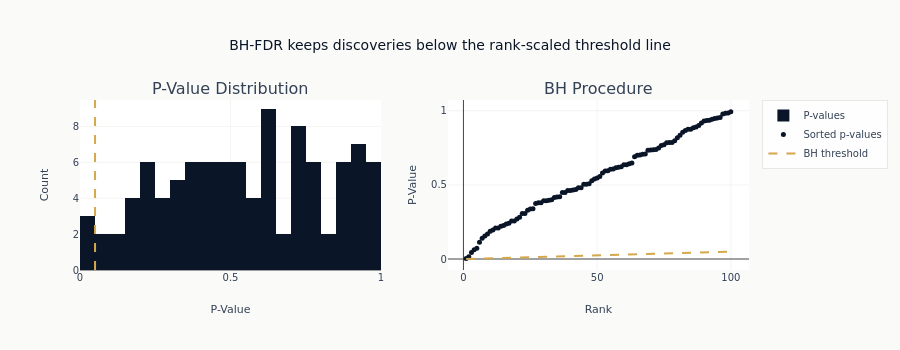

Source (notebook cell):
### Code cell
# Visualize BH procedure
fig = make_subplots(rows=1, cols=2, subplot_titles=["P-Value Distribution", "BH Procedure"])

# P-value histogram (should be uniform under null)
fig.add_trace(
    go.Histogram(
        x=p_values,
        nbinsx=20,
        name="P-values",
        marker_color=COLORS["blue"],
    ),
    row=1,
    col=1,
)

fig.add_vline(x=0.05, line_dash="dash", line_color=COLORS["amber"], row=1, col=1)

# BH procedure visualization
sorted_idx = np.argsort(p_values)
sorted_p = p_values[sorted_idx]
ranks = np.arange(1, n_factors + 1)
bh_threshold = (ranks / n_factors) * 0.05

fig.add_trace(
    go.Scatter(
        x=ranks,
        y=sorted_p,
        mode="markers",
        name="Sorted p-values",
        marker=dict(size=5, color=COLORS["blue"]),
    ),
    row=1,
    col=2,
)

fig.add_trace(
    go.Scatter(
        x=ranks,
        y=bh_threshold,
        mode="lines",
        name="BH threshold",
        line=dict(dash="dash", color=COLORS["amber"]),
    ),
    row=1,
    col=2,
)

fig.update_layout(
    height=350,
    title_text="BH-FDR keeps discoveries below the rank-scaled threshold line",
)
fig.update_xaxes(title_text="P-Value", row=1, col=1)
fig.update_yaxes(title_text="Count", row=1, col=1)
fig.update_xaxes(title_text="Rank", row=1, col=2)
fig.update_yaxes(title_text="P-Value", row=1, col=2)

fig.show()

### Figure 1 — Plotly figure (JSON) as saved in the notebook; plotly's stock layout.template omitted (floating-point values rounded to 4 significant figures)
{"data": [{"marker": {"color": "#0a1628"}, "name": "P-values", "nbinsx": 20, "type": "histogram", "x": [0.3787, 0.6218, 0.3061, 0.4624, 0.3928, 0.9312, 0.6896, 0.9169, 0.9345, 0.281, 0.5464, 0.5562, 0.6999, 0.4001, 0.5038, 0.994, 0.2555, 0.3747, 0.004189, 0.01579, 0.9542, 0.4491, 0.7019, 0.5796, 0.5047, 0.7494, 0.3799, 0.8907, 0.735, 0.7335, 0.4207, 0.236, 0.593, 0.9433, 0.867, 0.418, 0.2095, 0.1866, 0.786, 0.9473, 0.606, 0.7067, 0.3934, 0.07181, 0.7974, 0.9, 0.643, 0.9514, 0.7708, 0.1137, 0.3966, 0.635, 0.8548, 0.9831, 0.4143, 0.2265, 0.7853, 0.4801, 0.1398, 0.7074, 0.1688, 0.8171, 0.8342, 0.9855, 0.8757, 0.0623, 0.3387, 0.4491, 0.04456, 0.7651, 0.7377, 0.6159, 0.6354, 0.4695, 0.3292, 0.886, 0.7844, 0.5389, 0.4651, 0.4623, 0.6472, 0.9785, 0.1549, 0.2207, 0.2416, 0.1957, 0.619, 0.2566, 0.508, 0.3377, 0.4799, 0.5275, 0.7367, 0.2093, 0.2695, 0.9367, 0.6063, 0.8754, 0.3072, 0.5956], "xaxis": "x", "yaxis": "y"}, {"marker": {"color": "#0a1628", "size": 5}, "mode": "markers", "name": "Sorted p-values", "type": "scatter", "x": [1, 2, 3, 4, 5, 6, 7, 8, 9, 10, 11, 12, 13, 14, 15, 16, 17, 18, 19, 20, 21, 22, 23, 24, 25, 26, 27, 28, 29, 30, 31, 32, 33, 34, 35, 36, 37, 38, 39, 40, 41, 42, 43, 44, 45, 46, 47, 48, 49, 50, 51, 52, 53, 54, 55, 56, 57, 58, 59, 60, 61, 62, 63, 64, 65, 66, 67, 68, 69, 70, 71, 72, 73, 74, 75, 76, 77, 78, 79, 80, 81, 82, 83, 84, 85, 86, 87, 88, 89, 90, 91, 92, 93, 94, 95, 96, 97, 98, 99, 100], "xaxis": "x2", "y": [0.004189, 0.01579, 0.04456, 0.0623, 0.07181, 0.1137, 0.1398, 0.1549, 0.1688, 0.1866, 0.1957, 0.2093, 0.2095, 0.2207, 0.2265, 0.236, 0.2416, 0.2555, 0.2566, 0.2695, 0.281, 0.3061, 0.3072, 0.3292, 0.3377, 0.3387, 0.3747, 0.3787, 0.3799, 0.3928, 0.3934, 0.3966, 0.4001, 0.4143, 0.418, 0.4207, 0.4491, 0.4491, 0.4623, 0.4624, 0.4651, 0.4695, 0.4799, 0.4801, 0.5038, 0.5047, 0.508, 0.5275, 0.5389, 0.5464, 0.5562, 0.5796, 0.593, 0.5956, 0.606, 0.6063, 0.6159, 0.619, 0.6218, 0.635, 0.6354, 0.643, 0.6472, 0.6896, 0.6999, 0.7019, 0.7067, 0.7074, 0.7335, 0.735, 0.7367, 0.7377, 0.7494, 0.7651, 0.7708, 0.7844, 0.7853, 0.786, 0.7974, 0.8171, 0.8342, 0.8548, 0.867, 0.8754, 0.8757, 0.886, 0.8907, 0.9, 0.9169, 0.9312, 0.9345, 0.9367, 0.9433, 0.9473, 0.9514, 0.9542, 0.9785, 0.9831, 0.9855, 0.994], "yaxis": "y2"}, {"line": {"color": "#D4A84B", "dash": "dash"}, "mode": "lines", "name": "BH threshold", "type": "scatter", "x": [1, 2, 3, 4, 5, 6, 7, 8, 9, 10, 11, 12, 13, 14, 15, 16, 17, 18, 19, 20, 21, 22, 23, 24, 25, 26, 27, 28, 29, 30, 31, 32, 33, 34, 35, 36, 37, 38, 39, 40, 41, 42, 43, 44, 45, 46, 47, 48, 49, 50, 51, 52, 53, 54, 55, 56, 57, 58, 59, 60, 61, 62, 63, 64, 65, 66, 67, 68, 69, 70, 71, 72, 73, 74, 75, 76, 77, 78, 79, 80, 81, 82, 83, 84, 85, 86, 87, 88, 89, 90, 91, 92, 93, 94, 95, 96, 97, 98, 99, 100], "xaxis": "x2", "y": [0.0005, 0.001, 0.0015, 0.002, 0.0025, 0.003, 0.0035, 0.004, 0.0045, 0.005, 0.0055, 0.006, 0.0065, 0.007, 0.0075, 0.008, 0.0085, 0.009, 0.0095, 0.01, 0.0105, 0.011, 0.0115, 0.012, 0.0125, 0.013, 0.0135, 0.014, 0.0145, 0.015, 0.0155, 0.016, 0.0165, 0.017, 0.0175, 0.018, 0.0185, 0.019, 0.0195, 0.02, 0.0205, 0.021, 0.0215, 0.022, 0.0225, 0.023, 0.0235, 0.024, 0.0245, 0.025, 0.0255, 0.026, 0.0265, 0.027, 0.0275, 0.028, 0.0285, 0.029, 0.0295, 0.03, 0.0305, 0.031, 0.0315, 0.032, 0.0325, 0.033, 0.0335, 0.034, 0.0345, 0.035, 0.0355, 0.036, 0.0365, 0.037, 0.0375, 0.038, 0.0385, 0.039, 0.0395, 0.04, 0.0405, 0.041, 0.0415, 0.042, 0.0425, 0.043, 0.0435, 0.044, 0.0445, 0.045, 0.0455, 0.046, 0.0465, 0.047, 0.0475, 0.048, 0.0485, 0.049, 0.0495, 0.05], "yaxis": "y2"}], "layout": {"annotations": [{"font": {"size": 16}, "showarrow": false, "text": "P-Value Distribution", "x": 0.225, "xanchor": "center", "xref": "paper", "y": 1.0, "yanchor": "bottom", "yref": "paper"}, {"font": {"size": 16}, "showarrow": false, "text": "BH Procedure", "x": 0.775, "xanchor": "center", "xref": "paper", "y": 1.0, "yanchor": "bottom", "yref": "paper"}], "height": 350, "shapes": [{"line": {"color": "#D4A84B", "dash": "dash"}, "type": "line", "x0": 0.05, "x1": 0.05, "xref": "x", "y0": 0, "y1": 1, "yref": "y domain"}], "title": {"text": "BH-FDR keeps discoveries below the rank-scaled threshold line"}, "xaxis": {"anchor": "y", "domain": [0.0, 0.45], "title": {"text": "P-Value"}}, "xaxis2": {"anchor": "y2", "domain": [0.55, 1.0], "title": {"text": "Rank"}}, "yaxis": {"anchor": "x", "domain": [0.0, 1.0], "title": {"text": "Count"}}, "yaxis2": {"anchor": "x2", "domain": [0.0, 1.0], "title": {"text": "P-Value"}}}}
